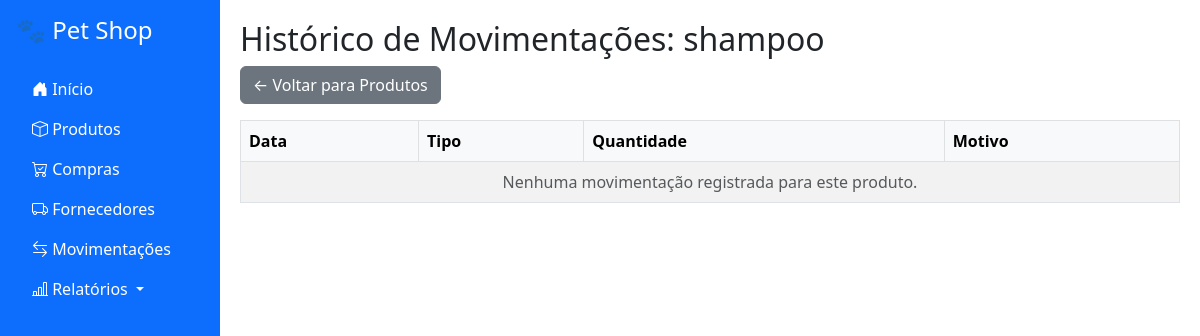
The app's page /produtos/1/historico, older data.
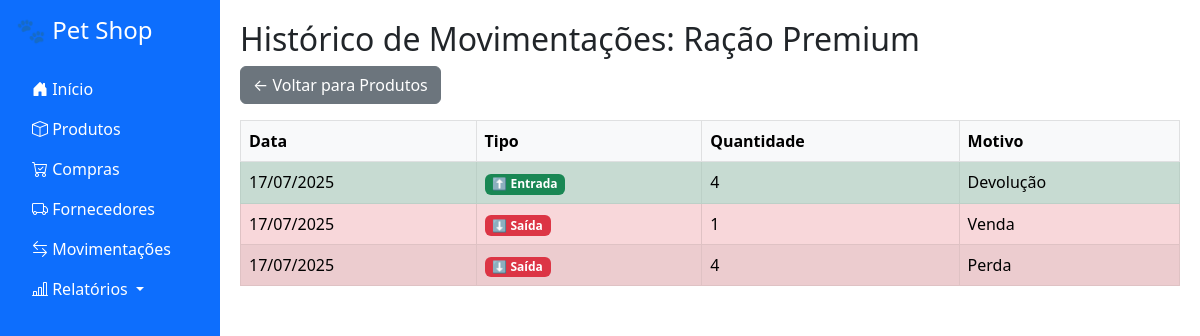
The same page, newer data.
### app/models.py (models this page shows)
class Produto(db.Model):
    id = db.Column(db.Integer, primary_key=True)
    nome = db.Column(db.String(100), nullable=False)
    lote = db.Column(db.String(50))
    validade = db.Column(db.Date)
    quantidade = db.Column(db.Integer, default=0)
    estoque_minimo = db.Column(db.Integer, default=10)
    estoque_maximo = db.Column(db.Integer, default=100)

class Movimentacao(db.Model):
    id = db.Column(db.Integer, primary_key=True)
    produto_id = db.Column(db.Integer, db.ForeignKey('produto.id'), nullable=False)
    tipo = db.Column(db.String(10))  # entrada ou saida
    quantidade = db.Column(db.Integer, nullable=False)
    motivo = db.Column(db.String(100))
    data = db.Column(db.DateTime, default=datetime.utcnow)
    produto = db.relationship('Produto')

### app/routes.py (the view)
@app.route("/produtos/<int:id>/historico")
def historico_produto(id):
    produto = Produto.query.get_or_404(id)
    movimentacoes = Movimentacao.query.filter_by(produto_id=id).order_by(Movimentacao.data.desc()).all()
    return render_template("produto_historico.html", produto=produto, movimentacoes=movimentacoes)

### app/templates/produto_historico.html
{% extends 'base.html' %}
{% block content %}
<h2>Histórico de Movimentações: {{ produto.nome }}</h2>
<a class="btn btn-secondary mb-3" href="{{ url_for('listar_produtos') }}">← Voltar para Produtos</a>
<table class="table table-bordered table-striped">
    <thead class="table-light">
        <tr>
            <th>Data</th>
            <th>Tipo</th>
            <th>Quantidade</th>
            <th>Motivo</th>
        </tr>
    </thead>
    <tbody>
        {% for mov in movimentacoes %}
        <tr class="{% if mov.tipo == 'entrada' %}table-success{% else %}table-danger{% endif %}">
            <td>{{ mov.data.strftime('%d/%m/%Y') if mov.data else '—' }}</td>
            <td>
                {% if mov.tipo == 'entrada' %}
                    <span class="badge bg-success">⬆️ Entrada</span>
                {% else %}
                    <span class="badge bg-danger">⬇️ Saída</span>
                {% endif %}
            </td>
            <td>{{ mov.quantidade }}</td>
            <td>{{ mov.motivo or '—' }}</td>
        </tr>
        {% else %}
        <tr>
            <td colspan="4" class="text-center text-muted">Nenhuma movimentação registrada para este produto.</td>
        </tr>
        {% endfor %}
    </tbody>
</table>
{% endblock %}

Row changes from the older to the newer data that the page shows:
changed Produto: nome "shampoo" → "Ração Premium"
added Movimentacao: data "17/07/2025", tipo "⬆️ Entrada", quantidade "4", motivo "Devolução"
added Movimentacao: data "17/07/2025", tipo "⬇️ Saída", quantidade "1", motivo "Venda"
added Movimentacao: data "17/07/2025", tipo "⬇️ Saída", quantidade "4", motivo "Perda"
Text that changed along with them:
text no longer shown: "Nenhuma movimentação registrada para este produto."
